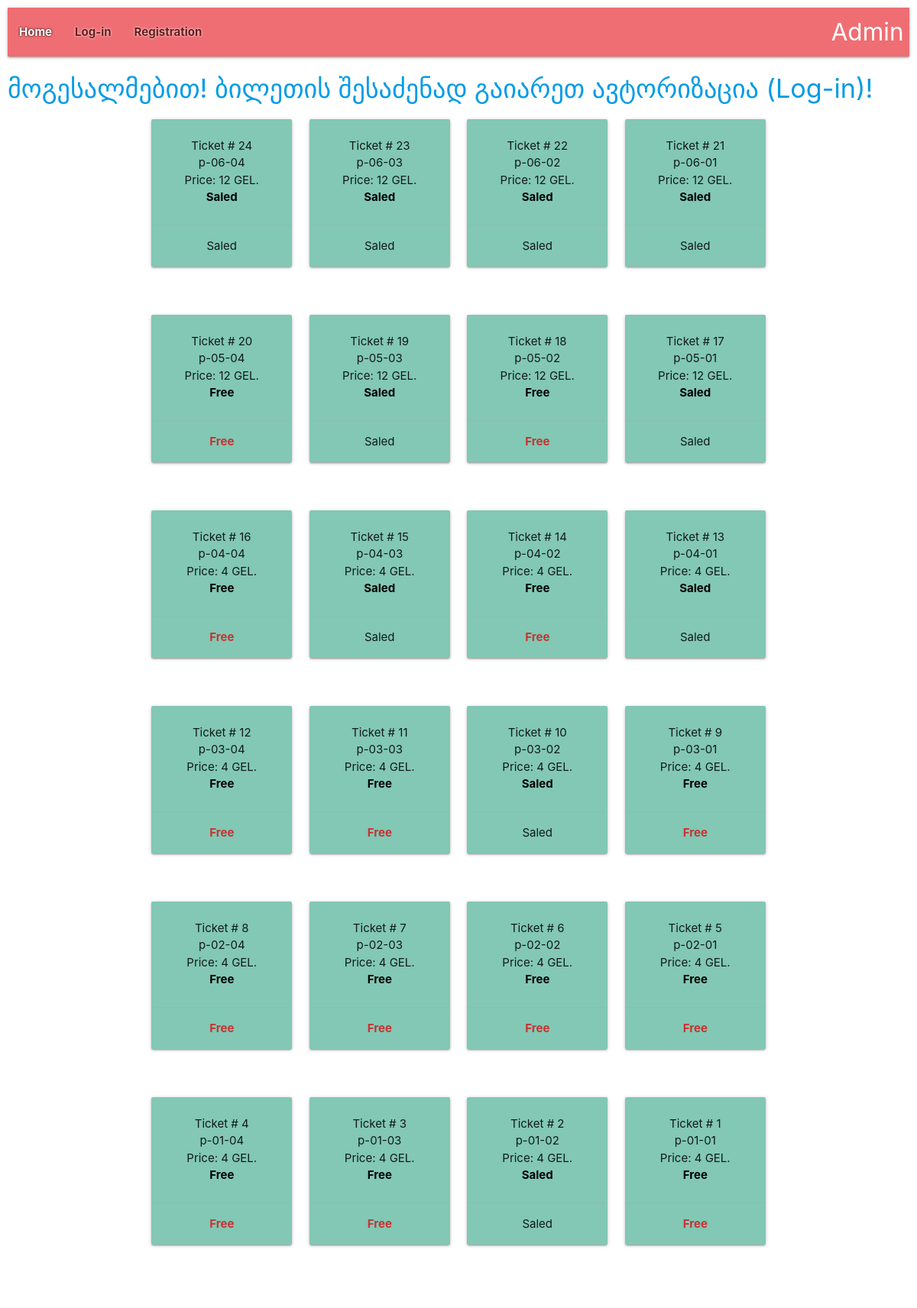
/ind/, run on an earlier commit of the app's database.
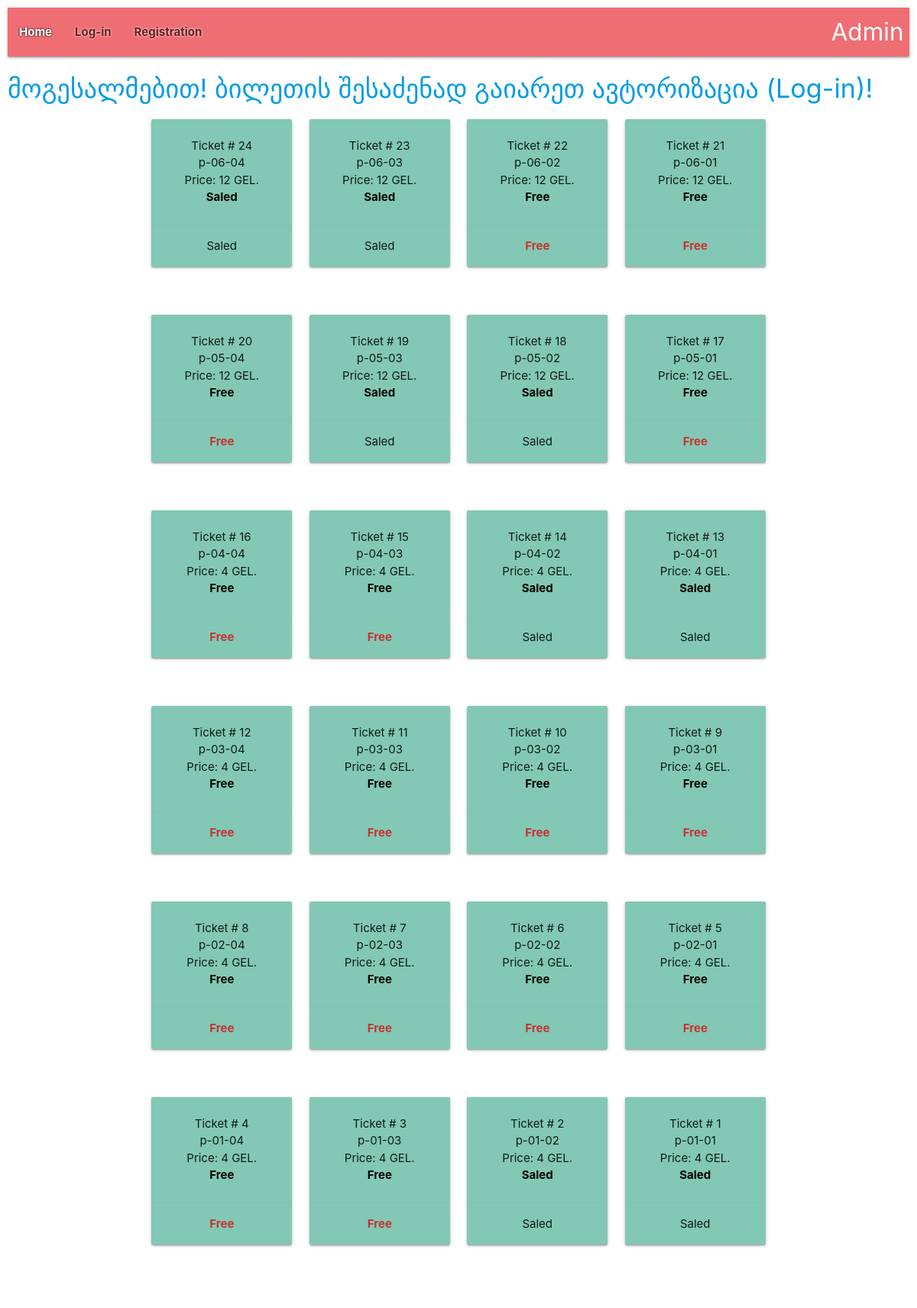
And on a later commit of the database.
### tickets/models.py (models this page shows, shortened)
class Ticket(models.Model):
    name = models.CharField(max_length=24, verbose_name='Name')
    start_time = models.DateTimeField(verbose_name='Start time', default=datetime(2021, 2, 3))
    end_time = models.DateTimeField(verbose_name="End time", default=datetime(2021, 2, 4))
    code = models.IntegerField(unique=True)
    price = models.IntegerField(default=12)
    class StatusType(TextChoices):
        FREE = 'Free', _("Free")
        SALED = 'Saled', _("Saled")
    status = models.CharField(max_length=5, choices=StatusType.choices, default=StatusType.FREE)
    class Meta:
        verbose_name = _('Ticket')
        verbose_name_plural = _('Tickets')

### tickets/views.py (the view)
# urls.py: path('ind/', IndexView.as_view(), name='index'),
class IndexView(generic.ListView):
    template_name = 'tickets/tickets.html'
    context_object_name = 'ticket_list'
    def get_queryset(self):
        return Ticket.objects.all().order_by('-pk')

### templates/tickets/tickets.html
{% extends 'base.html' %}
{% block content %}
    <h4>
        <a href="{% url 'user:user_login' %}">
        მოგესალმებით! ბილეთის შესაძენად გაიარეთ ავტორიზაცია (Log-in)!
        </a>
    </h4>
<div class="container">
    <div class="row">
        {% for ticket in ticket_list %}
        {% if forloop.counter0|divisibleby:4 %}
        <div class="row">
            {% endif %}
            <div class="col s12 m3 l3 center">
                <div class="row">
                    <div class="col s12">
                        <div class="card" style="background-color: rgb(130,200,180);">
                            <div class="card-content">
                                <p>Ticket # {{ ticket.pk }}</p>
                                <p>{{ ticket.name }}</p>
                                <p>Price: {{ ticket.price }} GEL.</p>
                                <p style="color: rgb(0,0,0); font-weight: bold;">{{ ticket.status }}</p>
                            </div>
                            <div class="card-action">
                                {% if ticket.orders %}
                                <span >{{ ticket.status }}</span>
                                {% else %}
                                <span style="color: rgb(200,50,50); font-weight: bold;">{{ ticket.status }}</span>
                                {% endif %}
                            </div>
                        </div>
                    </div>
                </div>
            </div>
            {% if forloop.counter|divisibleby:4 or forloop.last %}
        </div>
        {% endif %}
        {% endfor %}
    </div>
</div>
{% endblock %}

What changed in the data, as far as the page shows it:
changed Ticket id 22: status "Saled" → "Free"
changed Ticket id 21: status "Saled" → "Free"
changed Ticket id 18: status "Free" → "Saled"
changed Ticket id 17: status "Saled" → "Free"
changed Ticket id 15: status "Saled" → "Free"
changed Ticket id 14: status "Free" → "Saled"
changed Ticket id 10: status "Saled" → "Free"
changed Ticket id 1: status "Free" → "Saled"
